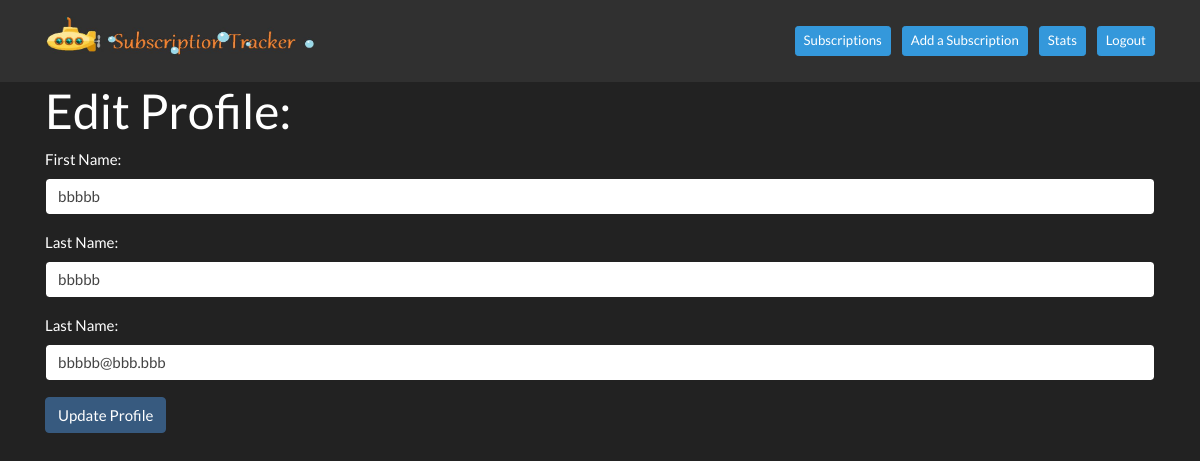
Page /user_account (signed in) on the committed database.
### group_app/models.py (models this page shows)
class User(models.Model):
    first_name = models.CharField(max_length=255)
    last_name = models.CharField(max_length=255)
    email = models.EmailField(max_length=255)
    password = models.CharField(max_length=255)
    updated_at = models.DateTimeField(auto_now=True)
    created_at = models.DateTimeField(auto_now_add = True)
    objects = UserManager()

### group_app/views.py (the view)
# urls.py: path('user_account', views.user_account),
def user_account(request):
    if 'user_id' in request.session:
        logged_user = User.objects.get(id=request.session['user_id'])
        context = {
            'logged_user': logged_user,
            'user_subscriptions': Subscription.objects.filter(user=logged_user),
        }
        return render(request, "editUser.html", context)
    return redirect("/")

### group_app/templates/editUser.html (shortened to what this page needs)
<!DOCTYPE html>
<html lang="en">
<head>
    {% load static %}
    <link rel="stylesheet" href="{% static '' %}">
    <link rel="stylesheet" href="https://cdn.jsdelivr.net/npm/bootswatch@4.5.2/dist/darkly/bootstrap.min.css"
>
</head>
<body>
    <nav class="navbar navbar-expand-lg navbar-dark bg-dark">
        <div class="container">
            <a href="/subscriptions/sd/1">
                <img id="logo" src="{% static 'logo_dark_grey_bg.png' %}" alt="subscription tracker logo"
                    style="width:270px;height:50px; padding-bottom: 10px; margin-right: 100px;">
            </a>
            <div class="collapse navbar-collapse" id="navbarText">
                <span class="navbar-text">
                    <a href="/subscriptions/sd/1" role="button"
                        class="btn btn-sm btn-info ml-2 text-white">Subscriptions</a>
                    <a href="/add_subscription" role="button" class="btn btn-sm btn-info ml-2 text-white">Add a
                        Subscription</a>
                    <a href="/stats/{{ logged_user.subscriptions.first.id }}" role="button"
                        class="btn btn-sm btn-info ml-2 text-white">Stats</a>
                    </a> <a href="/logout" role="button" class="btn btn-sm btn-info ml-2 text-white">Logout</a>
                </span>
            </div>
        </div>
    </nav>
    <div class="container">
        <h1>Edit Profile:</h1>
        <form action="/process_edit_user" method="POST">
            <div class="form-group">
                <label for='first_name'>First Name:</label>
                <input type="text" name="first_name" value="{{ logged_user.first_name }}" id='first_name'
                    class='form-control'>
            </div>
            <div class="form-group">
                <label for='last_name'>Last Name:</label>
                <input type="text" name="last_name" value="{{ logged_user.last_name }}" id='last_name'
                    class='form-control'>
            </div>
            <div class="form-group">
                <label for='email'>Last Name:</label>
                <input type="email" name="email" value="{{ logged_user.email }}" id='email' class='form-control'>
            </div>
            <div class="form-group">
                <button class='btn btn-primary' type="submit">Update Profile</button>
            </div>
        </form>
    </div>
</body>
</html>

### rows in the picture
User: first_name "bbbbb", last_name "bbbbb", email "bbbbb@bbb.bbb"
